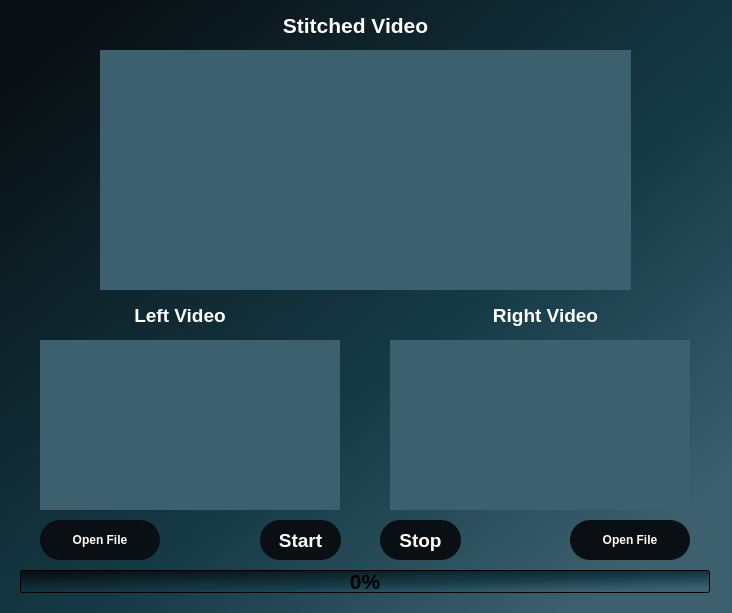
<?xml version="1.0" encoding="UTF-8"?>
<ui version="4.0">
 <class>Stitch_Dialog</class>
 <widget class="QDialog" name="Stitch_Dialog">
  <property name="geometry">
   <rect>
    <x>0</x>
    <y>0</y>
    <width>732</width>
    <height>613</height>
   </rect>
  </property>
  <property name="palette">
   <palette>
    <active>
     <colorrole role="WindowText">
      <brush brushstyle="SolidPattern">
       <color alpha="255">
        <red>255</red>
        <green>255</green>
        <blue>255</blue>
       </color>
      </brush>
     </colorrole>
     <colorrole role="Button">
      <brush brushstyle="LinearGradientPattern">
       <gradient startx="0.000000000000000" starty="0.000000000000000" endx="1.000000000000000" endy="1.000000000000000" type="LinearGradient" spread="PadSpread" coordinatemode="ObjectBoundingMode">
        <gradientstop position="0.064889900000000">
         <color alpha="255">
          <red>9</red>
          <green>15</green>
          <blue>19</blue>
         </color>
        </gradientstop>
        <gradientstop position="0.571233000000000">
         <color alpha="255">
          <red>21</red>
          <green>59</green>
          <blue>71</blue>
         </color>
        </gradientstop>
        <gradientstop position="0.890411000000000">
         <color alpha="255">
          <red>61</red>
          <green>96</green>
          <blue>110</blue>
         </color>
        </gradientstop>
       </gradient>
      </brush>
     </colorrole>
     <colorrole role="Text">
      <brush brushstyle="SolidPattern">
       <color alpha="255">
        <red>255</red>
        <green>255</green>
        <blue>255</blue>
       </color>
      </brush>
     </colorrole>
     <colorrole role="ButtonText">
      <brush brushstyle="SolidPattern">
       <color alpha="255">
        <red>255</red>
        <green>255</green>
        <blue>255</blue>
       </color>
      </brush>
     </colorrole>
     <colorrole role="Base">
      <brush brushstyle="LinearGradientPattern">
       <gradient startx="0.000000000000000" starty="0.000000000000000" endx="1.000000000000000" endy="1.000000000000000" type="LinearGradient" spread="PadSpread" coordinatemode="ObjectBoundingMode">
        <gradientstop position="0.064889900000000">
         <color alpha="255">
          <red>9</red>
          <green>15</green>
          <blue>19</blue>
         </color>
        </gradientstop>
        <gradientstop position="0.571233000000000">
         <color alpha="255">
          <red>21</red>
          <green>59</green>
          <blue>71</blue>
         </color>
        </gradientstop>
        <gradientstop position="0.890411000000000">
         <color alpha="255">
          <red>61</red>
          <green>96</green>
          <blue>110</blue>
         </color>
        </gradientstop>
       </gradient>
      </brush>
     </colorrole>
     <colorrole role="Window">
      <brush brushstyle="LinearGradientPattern">
       <gradient startx="0.000000000000000" starty="0.000000000000000" endx="1.000000000000000" endy="1.000000000000000" type="LinearGradient" spread="PadSpread" coordinatemode="ObjectBoundingMode">
        <gradientstop position="0.064889900000000">
         <color alpha="255">
          <red>9</red>
          <green>15</green>
          <blue>19</blue>
         </color>
        </gradientstop>
        <gradientstop position="0.571233000000000">
         <color alpha="255">
          <red>21</red>
          <green>59</green>
          <blue>71</blue>
         </color>
        </gradientstop>
        <gradientstop position="0.890411000000000">
         <color alpha="255">
          <red>61</red>
          <green>96</green>
          <blue>110</blue>
         </color>
        </gradientstop>
       </gradient>
      </brush>
     </colorrole>
     <colorrole role="ToolTipText">
      <brush brushstyle="SolidPattern">
       <color alpha="255">
        <red>255</red>
        <green>255</green>
        <blue>255</blue>
       </color>
      </brush>
     </colorrole>
    </active>
    <inactive>
     <colorrole role="WindowText">
      <brush brushstyle="SolidPattern">
       <color alpha="255">
        <red>255</red>
        <green>255</green>
        <blue>255</blue>
       </color>
      </brush>
     </colorrole>
     <colorrole role="Button">
      <brush brushstyle="LinearGradientPattern">
       <gradient startx="0.000000000000000" starty="0.000000000000000" endx="1.000000000000000" endy="1.000000000000000" type="LinearGradient" spread="PadSpread" coordinatemode="ObjectBoundingMode">
        <gradientstop position="0.064889900000000">
         <color alpha="255">
          <red>9</red>
          <green>15</green>
          <blue>19</blue>
         </color>
        </gradientstop>
        <gradientstop position="0.571233000000000">
         <color alpha="255">
          <red>21</red>
          <green>59</green>
          <blue>71</blue>
         </color>
        </gradientstop>
        <gradientstop position="0.890411000000000">
         <color alpha="255">
          <red>61</red>
          <green>96</green>
          <blue>110</blue>
         </color>
        </gradientstop>
       </gradient>
      </brush>
     </colorrole>
     <colorrole role="Text">
      <brush brushstyle="SolidPattern">
       <color alpha="255">
        <red>255</red>
        <green>255</green>
        <blue>255</blue>
       </color>
      </brush>
     </colorrole>
     <colorrole role="ButtonText">
      <brush brushstyle="SolidPattern">
       <color alpha="255">
        <red>255</red>
        <green>255</green>
        <blue>255</blue>
       </color>
      </brush>
     </colorrole>
     <colorrole role="Base">
      <brush brushstyle="LinearGradientPattern">
       <gradient startx="0.000000000000000" starty="0.000000000000000" endx="1.000000000000000" endy="1.000000000000000" type="LinearGradient" spread="PadSpread" coordinatemode="ObjectBoundingMode">
        <gradientstop position="0.064889900000000">
         <color alpha="255">
          <red>9</red>
          <green>15</green>
          <blue>19</blue>
         </color>
        </gradientstop>
        <gradientstop position="0.571233000000000">
         <color alpha="255">
          <red>21</red>
          <green>59</green>
          <blue>71</blue>
         </color>
        </gradientstop>
        <gradientstop position="0.890411000000000">
         <color alpha="255">
          <red>61</red>
          <green>96</green>
          <blue>110</blue>
         </color>
        </gradientstop>
       </gradient>
      </brush>
     </colorrole>
     <colorrole role="Window">
      <brush brushstyle="LinearGradientPattern">
       <gradient startx="0.000000000000000" starty="0.000000000000000" endx="1.000000000000000" endy="1.000000000000000" type="LinearGradient" spread="PadSpread" coordinatemode="ObjectBoundingMode">
        <gradientstop position="0.064889900000000">
         <color alpha="255">
          <red>9</red>
          <green>15</green>
          <blue>19</blue>
         </color>
        </gradientstop>
        <gradientstop position="0.571233000000000">
         <color alpha="255">
          <red>21</red>
          <green>59</green>
          <blue>71</blue>
         </color>
        </gradientstop>
        <gradientstop position="0.890411000000000">
         <color alpha="255">
          <red>61</red>
          <green>96</green>
          <blue>110</blue>
         </color>
        </gradientstop>
       </gradient>
      </brush>
     </colorrole>
     <colorrole role="ToolTipText">
      <brush brushstyle="SolidPattern">
       <color alpha="255">
        <red>255</red>
        <green>255</green>
        <blue>255</blue>
       </color>
      </brush>
     </colorrole>
    </inactive>
    <disabled>
     <colorrole role="Button">
      <brush brushstyle="LinearGradientPattern">
       <gradient startx="0.000000000000000" starty="0.000000000000000" endx="1.000000000000000" endy="1.000000000000000" type="LinearGradient" spread="PadSpread" coordinatemode="ObjectBoundingMode">
        <gradientstop position="0.064889900000000">
         <color alpha="255">
          <red>9</red>
          <green>15</green>
          <blue>19</blue>
         </color>
        </gradientstop>
        <gradientstop position="0.571233000000000">
         <color alpha="255">
          <red>21</red>
          <green>59</green>
          <blue>71</blue>
         </color>
        </gradientstop>
        <gradientstop position="0.890411000000000">
         <color alpha="255">
          <red>61</red>
          <green>96</green>
          <blue>110</blue>
         </color>
        </gradientstop>
       </gradient>
      </brush>
     </colorrole>
     <colorrole role="Base">
      <brush brushstyle="LinearGradientPattern">
       <gradient startx="0.000000000000000" starty="0.000000000000000" endx="1.000000000000000" endy="1.000000000000000" type="LinearGradient" spread="PadSpread" coordinatemode="ObjectBoundingMode">
        <gradientstop position="0.064889900000000">
         <color alpha="255">
          <red>9</red>
          <green>15</green>
          <blue>19</blue>
         </color>
        </gradientstop>
        <gradientstop position="0.571233000000000">
         <color alpha="255">
          <red>21</red>
          <green>59</green>
          <blue>71</blue>
         </color>
        </gradientstop>
        <gradientstop position="0.890411000000000">
         <color alpha="255">
          <red>61</red>
          <green>96</green>
          <blue>110</blue>
         </color>
        </gradientstop>
       </gradient>
      </brush>
     </colorrole>
     <colorrole role="Window">
      <brush brushstyle="LinearGradientPattern">
       <gradient startx="0.000000000000000" starty="0.000000000000000" endx="1.000000000000000" endy="1.000000000000000" type="LinearGradient" spread="PadSpread" coordinatemode="ObjectBoundingMode">
        <gradientstop position="0.064889900000000">
         <color alpha="255">
          <red>9</red>
          <green>15</green>
          <blue>19</blue>
         </color>
        </gradientstop>
        <gradientstop position="0.571233000000000">
         <color alpha="255">
          <red>21</red>
          <green>59</green>
          <blue>71</blue>
         </color>
        </gradientstop>
        <gradientstop position="0.890411000000000">
         <color alpha="255">
          <red>61</red>
          <green>96</green>
          <blue>110</blue>
         </color>
        </gradientstop>
       </gradient>
      </brush>
     </colorrole>
     <colorrole role="ToolTipText">
      <brush brushstyle="SolidPattern">
       <color alpha="255">
        <red>255</red>
        <green>255</green>
        <blue>255</blue>
       </color>
      </brush>
     </colorrole>
    </disabled>
   </palette>
  </property>
  <property name="font">
   <font>
    <pointsize>16</pointsize>
    <bold>true</bold>
   </font>
  </property>
  <property name="windowTitle">
   <string>Video Stitching</string>
  </property>
  <property name="styleSheet">
   <string notr="true">background-color: qlineargradient(spread:pad, x1:0, y1:0, x2:1, y2:1, stop:0.0648899 rgba(9, 15, 19, 255), stop:0.571233 rgba(21, 59, 71, 255), stop:0.890411 rgba(61, 96, 110, 255));</string>
  </property>
  <property name="sizeGripEnabled">
   <bool>false</bool>
  </property>
  <widget class="QLabel" name="stitchedVideo_label">
   <property name="geometry">
    <rect>
     <x>100</x>
     <y>50</y>
     <width>531</width>
     <height>240</height>
    </rect>
   </property>
   <property name="styleSheet">
    <string notr="true">background-color: rgb(61, 96, 110);</string>
   </property>
   <property name="text">
    <string/>
   </property>
   <property name="scaledContents">
    <bool>true</bool>
   </property>
  </widget>
  <widget class="QLabel" name="label_2">
   <property name="geometry">
    <rect>
     <x>280</x>
     <y>10</y>
     <width>151</width>
     <height>31</height>
    </rect>
   </property>
   <property name="font">
    <font>
     <pointsize>16</pointsize>
     <bold>true</bold>
    </font>
   </property>
   <property name="styleSheet">
    <string notr="true">background:none;
color:white;</string>
   </property>
   <property name="text">
    <string>Stitched Video</string>
   </property>
   <property name="alignment">
    <set>Qt::AlignCenter</set>
   </property>
  </widget>
  <widget class="QLabel" name="leftVideo_label">
   <property name="geometry">
    <rect>
     <x>40</x>
     <y>340</y>
     <width>300</width>
     <height>170</height>
    </rect>
   </property>
   <property name="styleSheet">
    <string notr="true">background-color: rgb(61, 96, 110);</string>
   </property>
   <property name="text">
    <string/>
   </property>
   <property name="scaledContents">
    <bool>true</bool>
   </property>
  </widget>
  <widget class="QLabel" name="rightVideo_label">
   <property name="geometry">
    <rect>
     <x>390</x>
     <y>340</y>
     <width>300</width>
     <height>170</height>
    </rect>
   </property>
   <property name="styleSheet">
    <string notr="true">background-color: rgb(61, 96, 110);</string>
   </property>
   <property name="text">
    <string/>
   </property>
   <property name="scaledContents">
    <bool>true</bool>
   </property>
  </widget>
  <widget class="QLabel" name="label_5">
   <property name="geometry">
    <rect>
     <x>130</x>
     <y>300</y>
     <width>100</width>
     <height>31</height>
    </rect>
   </property>
   <property name="font">
    <font>
     <pointsize>14</pointsize>
     <bold>true</bold>
    </font>
   </property>
   <property name="styleSheet">
    <string notr="true">background:none;
color:white;</string>
   </property>
   <property name="text">
    <string>Left Video</string>
   </property>
   <property name="alignment">
    <set>Qt::AlignCenter</set>
   </property>
  </widget>
  <widget class="QLabel" name="label_6">
   <property name="geometry">
    <rect>
     <x>490</x>
     <y>300</y>
     <width>111</width>
     <height>31</height>
    </rect>
   </property>
   <property name="font">
    <font>
     <pointsize>14</pointsize>
     <bold>true</bold>
    </font>
   </property>
   <property name="styleSheet">
    <string notr="true">background:none;
color:white;</string>
   </property>
   <property name="text">
    <string>Right Video</string>
   </property>
   <property name="alignment">
    <set>Qt::AlignCenter</set>
   </property>
  </widget>
  <widget class="QPushButton" name="leftOpen_pushButton">
   <property name="geometry">
    <rect>
     <x>40</x>
     <y>520</y>
     <width>120</width>
     <height>40</height>
    </rect>
   </property>
   <property name="font">
    <font>
     <bold>true</bold>
    </font>
   </property>
   <property name="styleSheet">
    <string notr="true">background-color:#090f13;
color:white;
border-radius:20px;</string>
   </property>
   <property name="text">
    <string>Open File</string>
   </property>
  </widget>
  <widget class="QPushButton" name="rightOpen_pushButton">
   <property name="geometry">
    <rect>
     <x>570</x>
     <y>520</y>
     <width>120</width>
     <height>40</height>
    </rect>
   </property>
   <property name="font">
    <font>
     <bold>true</bold>
    </font>
   </property>
   <property name="styleSheet">
    <string notr="true">background-color:#090f13;
color:white;
border-radius:20px;</string>
   </property>
   <property name="text">
    <string>Open File</string>
   </property>
  </widget>
  <widget class="QPushButton" name="start_pushButton">
   <property name="geometry">
    <rect>
     <x>260</x>
     <y>520</y>
     <width>81</width>
     <height>40</height>
    </rect>
   </property>
   <property name="font">
    <font>
     <pointsize>14</pointsize>
     <bold>true</bold>
    </font>
   </property>
   <property name="styleSheet">
    <string notr="true">background-color:#090f13;
color:white;
border-radius:20px;</string>
   </property>
   <property name="text">
    <string>Start</string>
   </property>
   <property name="checkable">
    <bool>true</bool>
   </property>
   <property name="autoExclusive">
    <bool>true</bool>
   </property>
  </widget>
  <widget class="QPushButton" name="stop_pushButton">
   <property name="geometry">
    <rect>
     <x>380</x>
     <y>520</y>
     <width>81</width>
     <height>40</height>
    </rect>
   </property>
   <property name="font">
    <font>
     <pointsize>14</pointsize>
     <bold>true</bold>
    </font>
   </property>
   <property name="styleSheet">
    <string notr="true">background-color:#090f13;
color:white;
border-radius:20px;</string>
   </property>
   <property name="text">
    <string>Stop</string>
   </property>
   <property name="checkable">
    <bool>true</bool>
   </property>
   <property name="autoExclusive">
    <bool>true</bool>
   </property>
  </widget>
  <widget class="QProgressBar" name="progressBar">
   <property name="geometry">
    <rect>
     <x>20</x>
     <y>570</y>
     <width>690</width>
     <height>23</height>
    </rect>
   </property>
   <property name="maximumSize">
    <size>
     <width>690</width>
     <height>23</height>
    </size>
   </property>
   <property name="palette">
    <palette>
     <active>
      <colorrole role="WindowText">
       <brush brushstyle="SolidPattern">
        <color alpha="255">
         <red>0</red>
         <green>0</green>
         <blue>0</blue>
        </color>
       </brush>
      </colorrole>
      <colorrole role="Button">
       <brush brushstyle="SolidPattern">
        <color alpha="255">
         <red>255</red>
         <green>255</green>
         <blue>255</blue>
        </color>
       </brush>
      </colorrole>
      <colorrole role="Light">
       <brush brushstyle="SolidPattern">
        <color alpha="255">
         <red>255</red>
         <green>255</green>
         <blue>255</blue>
        </color>
       </brush>
      </colorrole>
      <colorrole role="Midlight">
       <brush brushstyle="SolidPattern">
        <color alpha="255">
         <red>255</red>
         <green>255</green>
         <blue>255</blue>
        </color>
       </brush>
      </colorrole>
      <colorrole role="Dark">
       <brush brushstyle="SolidPattern">
        <color alpha="255">
         <red>127</red>
         <green>127</green>
         <blue>127</blue>
        </color>
       </brush>
      </colorrole>
      <colorrole role="Mid">
       <brush brushstyle="SolidPattern">
        <color alpha="255">
         <red>170</red>
         <green>170</green>
         <blue>170</blue>
        </color>
       </brush>
      </colorrole>
      <colorrole role="Text">
       <brush brushstyle="SolidPattern">
        <color alpha="255">
         <red>0</red>
         <green>0</green>
         <blue>0</blue>
        </color>
       </brush>
      </colorrole>
      <colorrole role="BrightText">
       <brush brushstyle="SolidPattern">
        <color alpha="255">
         <red>255</red>
         <green>255</green>
         <blue>255</blue>
        </color>
       </brush>
      </colorrole>
      <colorrole role="ButtonText">
       <brush brushstyle="SolidPattern">
        <color alpha="255">
         <red>0</red>
         <green>0</green>
         <blue>0</blue>
        </color>
       </brush>
      </colorrole>
      <colorrole role="Base">
       <brush brushstyle="SolidPattern">
        <color alpha="255">
         <red>255</red>
         <green>255</green>
         <blue>255</blue>
        </color>
       </brush>
      </colorrole>
      <colorrole role="Window">
       <brush brushstyle="SolidPattern">
        <color alpha="255">
         <red>255</red>
         <green>255</green>
         <blue>255</blue>
        </color>
       </brush>
      </colorrole>
      <colorrole role="Shadow">
       <brush brushstyle="SolidPattern">
        <color alpha="255">
         <red>0</red>
         <green>0</green>
         <blue>0</blue>
        </color>
       </brush>
      </colorrole>
      <colorrole role="AlternateBase">
       <brush brushstyle="SolidPattern">
        <color alpha="255">
         <red>255</red>
         <green>255</green>
         <blue>255</blue>
        </color>
       </brush>
      </colorrole>
      <colorrole role="ToolTipBase">
       <brush brushstyle="SolidPattern">
        <color alpha="255">
         <red>255</red>
         <green>255</green>
         <blue>220</blue>
        </color>
       </brush>
      </colorrole>
      <colorrole role="ToolTipText">
       <brush brushstyle="SolidPattern">
        <color alpha="255">
         <red>0</red>
         <green>0</green>
         <blue>0</blue>
        </color>
       </brush>
      </colorrole>
      <colorrole role="PlaceholderText">
       <brush brushstyle="SolidPattern">
        <color alpha="127">
         <red>0</red>
         <green>0</green>
         <blue>0</blue>
        </color>
       </brush>
      </colorrole>
     </active>
     <inactive>
      <colorrole role="WindowText">
       <brush brushstyle="SolidPattern">
        <color alpha="255">
         <red>0</red>
         <green>0</green>
         <blue>0</blue>
        </color>
       </brush>
      </colorrole>
      <colorrole role="Button">
       <brush brushstyle="SolidPattern">
        <color alpha="255">
         <red>255</red>
         <green>255</green>
         <blue>255</blue>
        </color>
       </brush>
      </colorrole>
      <colorrole role="Light">
       <brush brushstyle="SolidPattern">
        <color alpha="255">
         <red>255</red>
         <green>255</green>
         <blue>255</blue>
        </color>
       </brush>
      </colorrole>
      <colorrole role="Midlight">
       <brush brushstyle="SolidPattern">
        <color alpha="255">
         <red>255</red>
         <green>255</green>
         <blue>255</blue>
        </color>
       </brush>
      </colorrole>
      <colorrole role="Dark">
       <brush brushstyle="SolidPattern">
        <color alpha="255">
         <red>127</red>
         <green>127</green>
         <blue>127</blue>
        </color>
       </brush>
      </colorrole>
      <colorrole role="Mid">
       <brush brushstyle="SolidPattern">
        <color alpha="255">
         <red>170</red>
         <green>170</green>
         <blue>170</blue>
        </color>
       </brush>
      </colorrole>
      <colorrole role="Text">
       <brush brushstyle="SolidPattern">
        <color alpha="255">
         <red>0</red>
         <green>0</green>
         <blue>0</blue>
        </color>
       </brush>
      </colorrole>
      <colorrole role="BrightText">
       <brush brushstyle="SolidPattern">
        <color alpha="255">
         <red>255</red>
         <green>255</green>
         <blue>255</blue>
        </color>
       </brush>
      </colorrole>
      <colorrole role="ButtonText">
       <brush brushstyle="SolidPattern">
        <color alpha="255">
         <red>0</red>
         <green>0</green>
         <blue>0</blue>
        </color>
       </brush>
      </colorrole>
      <colorrole role="Base">
       <brush brushstyle="SolidPattern">
        <color alpha="255">
         <red>255</red>
         <green>255</green>
         <blue>255</blue>
        </color>
       </brush>
      </colorrole>
      <colorrole role="Window">
       <brush brushstyle="SolidPattern">
        <color alpha="255">
         <red>255</red>
         <green>255</green>
         <blue>255</blue>
        </color>
       </brush>
      </colorrole>
      <colorrole role="Shadow">
       <brush brushstyle="SolidPattern">
        <color alpha="255">
         <red>0</red>
         <green>0</green>
         <blue>0</blue>
        </color>
       </brush>
      </colorrole>
      <colorrole role="AlternateBase">
       <brush brushstyle="SolidPattern">
        <color alpha="255">
         <red>255</red>
         <green>255</green>
         <blue>255</blue>
        </color>
       </brush>
      </colorrole>
      <colorrole role="ToolTipBase">
       <brush brushstyle="SolidPattern">
        <color alpha="255">
         <red>255</red>
         <green>255</green>
         <blue>220</blue>
        </color>
       </brush>
      </colorrole>
      <colorrole role="ToolTipText">
       <brush brushstyle="SolidPattern">
        <color alpha="255">
         <red>0</red>
         <green>0</green>
         <blue>0</blue>
        </color>
       </brush>
      </colorrole>
      <colorrole role="PlaceholderText">
       <brush brushstyle="SolidPattern">
        <color alpha="127">
         <red>0</red>
         <green>0</green>
         <blue>0</blue>
        </color>
       </brush>
      </colorrole>
     </inactive>
     <disabled>
      <colorrole role="WindowText">
       <brush brushstyle="SolidPattern">
        <color alpha="255">
         <red>127</red>
         <green>127</green>
         <blue>127</blue>
        </color>
       </brush>
      </colorrole>
      <colorrole role="Button">
       <brush brushstyle="SolidPattern">
        <color alpha="255">
         <red>255</red>
         <green>255</green>
         <blue>255</blue>
        </color>
       </brush>
      </colorrole>
      <colorrole role="Light">
       <brush brushstyle="SolidPattern">
        <color alpha="255">
         <red>255</red>
         <green>255</green>
         <blue>255</blue>
        </color>
       </brush>
      </colorrole>
      <colorrole role="Midlight">
       <brush brushstyle="SolidPattern">
        <color alpha="255">
         <red>255</red>
         <green>255</green>
         <blue>255</blue>
        </color>
       </brush>
      </colorrole>
      <colorrole role="Dark">
       <brush brushstyle="SolidPattern">
        <color alpha="255">
         <red>127</red>
         <green>127</green>
         <blue>127</blue>
        </color>
       </brush>
      </colorrole>
      <colorrole role="Mid">
       <brush brushstyle="SolidPattern">
        <color alpha="255">
         <red>170</red>
         <green>170</green>
         <blue>170</blue>
        </color>
       </brush>
      </colorrole>
      <colorrole role="Text">
       <brush brushstyle="SolidPattern">
        <color alpha="255">
         <red>127</red>
         <green>127</green>
         <blue>127</blue>
        </color>
       </brush>
      </colorrole>
      <colorrole role="BrightText">
       <brush brushstyle="SolidPattern">
        <color alpha="255">
         <red>255</red>
         <green>255</green>
         <blue>255</blue>
        </color>
       </brush>
      </colorrole>
      <colorrole role="ButtonText">
       <brush brushstyle="SolidPattern">
        <color alpha="255">
         <red>127</red>
         <green>127</green>
         <blue>127</blue>
        </color>
       </brush>
      </colorrole>
      <colorrole role="Base">
       <brush brushstyle="SolidPattern">
        <color alpha="255">
         <red>255</red>
         <green>255</green>
         <blue>255</blue>
        </color>
       </brush>
      </colorrole>
      <colorrole role="Window">
       <brush brushstyle="SolidPattern">
        <color alpha="255">
         <red>255</red>
         <green>255</green>
         <blue>255</blue>
        </color>
       </brush>
      </colorrole>
      <colorrole role="Shadow">
       <brush brushstyle="SolidPattern">
        <color alpha="255">
         <red>0</red>
         <green>0</green>
         <blue>0</blue>
        </color>
       </brush>
      </colorrole>
      <colorrole role="AlternateBase">
       <brush brushstyle="SolidPattern">
        <color alpha="255">
         <red>255</red>
         <green>255</green>
         <blue>255</blue>
        </color>
       </brush>
      </colorrole>
      <colorrole role="ToolTipBase">
       <brush brushstyle="SolidPattern">
        <color alpha="255">
         <red>255</red>
         <green>255</green>
         <blue>220</blue>
        </color>
       </brush>
      </colorrole>
      <colorrole role="ToolTipText">
       <brush brushstyle="SolidPattern">
        <color alpha="255">
         <red>0</red>
         <green>0</green>
         <blue>0</blue>
        </color>
       </brush>
      </colorrole>
      <colorrole role="PlaceholderText">
       <brush brushstyle="SolidPattern">
        <color alpha="127">
         <red>127</red>
         <green>127</green>
         <blue>127</blue>
        </color>
       </brush>
      </colorrole>
     </disabled>
    </palette>
   </property>
   <property name="font">
    <font>
     <pointsize>16</pointsize>
     <bold>true</bold>
     <underline>false</underline>
    </font>
   </property>
   <property name="value">
    <number>0</number>
   </property>
   <property name="alignment">
    <set>Qt::AlignCenter</set>
   </property>
   <property name="orientation">
    <enum>Qt::Horizontal</enum>
   </property>
   <property name="invertedAppearance">
    <bool>false</bool>
   </property>
   <property name="textDirection">
    <enum>QProgressBar::TopToBottom</enum>
   </property>
  </widget>
 </widget>
 <resources/>
 <connections/>
</ui>
